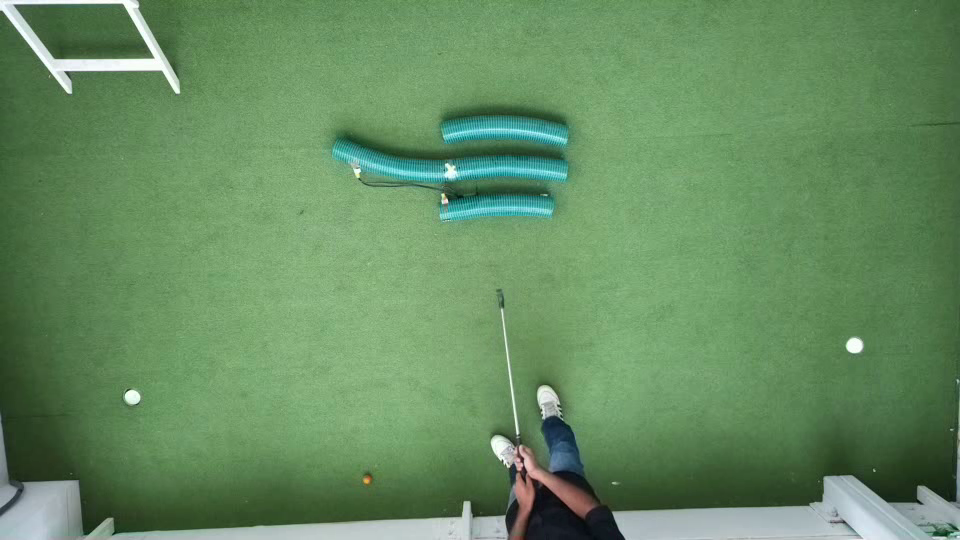
#> input picture scratch/stroke6_frames/frame_1140.png, 960 x 540 px, found by its file name; its folder holds only this picture in this run
$ python analyze_stroke6_images.py
#> lines starting #> are read from the running program, lines starting #| are printed output that depends on the picture
import cv2
import os
import numpy as np

frames_dir = r"scratch/stroke6_frames"
files = sorted(os.listdir(frames_dir))

for f in files:
    if not f.endswith(".png"):
        continue
    frame_no = f.split("_")[1].split(".")[0]
    img_path = os.path.join(frames_dir, f)
    img = cv2.imread(img_path)
#> img is the input picture: shape (540, 960, 3); mean B, G, R 97.3, 140.4, 102

    # Crop 1: Around rest position (244.8, 319.3) -> x:[194, 294], y:[269, 369]
    crop_rest = img[269:369, 194:294]
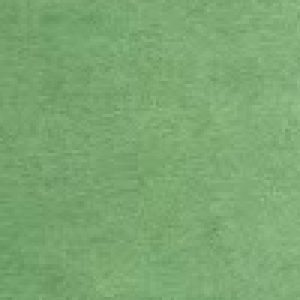
#> crop_rest: shape (100, 100, 3) (shown 3 times larger); mean B, G, R 114.1, 167.6, 124.7

    # Crop 2: Around shoe/stroke6 position (290.5, 241.2) -> x:[240, 340], y:[191, 291]
    crop_shoe = img[191:291, 240:340]
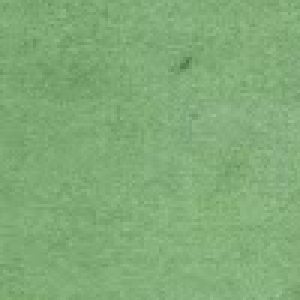
#> crop_shoe: shape (100, 100, 3) (shown 3 times larger); mean B, G, R 119.6, 172, 130.3

    # Measure orange pixels in both crops (HSV 5-28, S>70, V>70)
    hsv_rest = cv2.cvtColor(crop_rest, cv2.COLOR_BGR2HSV)
#> hsv_rest: shape (100, 100, 3); mean H, S, V 54.2, 81.6, 167.6
    hsv_shoe = cv2.cvtColor(crop_shoe, cv2.COLOR_BGR2HSV)
#> hsv_shoe: shape (100, 100, 3); mean H, S, V 54.1, 77.8, 172

    mask_rest = (hsv_rest[:,:,0] >= 5) & (hsv_rest[:,:,0] < 28) & (hsv_rest[:,:,1] > 70) & (hsv_rest[:,:,2] > 70)
#> mask_rest: shape (100, 100) bool; every value is 0
    mask_shoe = (hsv_shoe[:,:,0] >= 5) & (hsv_shoe[:,:,0] < 28) & (hsv_shoe[:,:,1] > 70) & (hsv_shoe[:,:,2] > 70)

    cnt_rest = np.sum(mask_rest)
#> cnt_rest = 0
    cnt_shoe = np.sum(mask_shoe)
#> cnt_shoe = 0

    print(f"Frame {frame_no}: Rest_Orange_Pixels={cnt_rest:3d} | Shoe_Orange_Pixels={cnt_shoe:3d}")
#| Frame 1140: Rest_Orange_Pixels=  0 | Shoe_Orange_Pixels=  0
